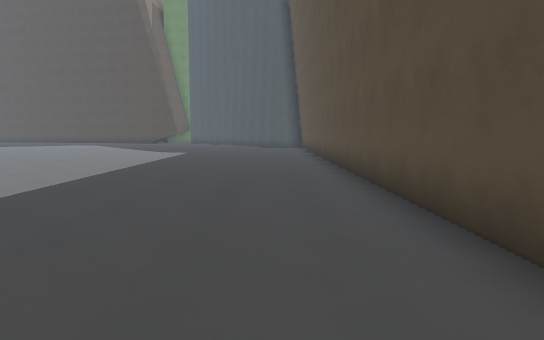
[1] (above)

23 first-person views from a walk through a Godot game level. The camera is 1.5 m above the floor, tilts 6° down and sees 75° across. The floor is counted in squares, 1.73 m on a side. Each view is taken from the middle of a square. On the plan, view 1 faces up. The plan holds only what a view shows up to about 12 squares ahead; the rest is blank. The place goes on beyond the plan.

[2]
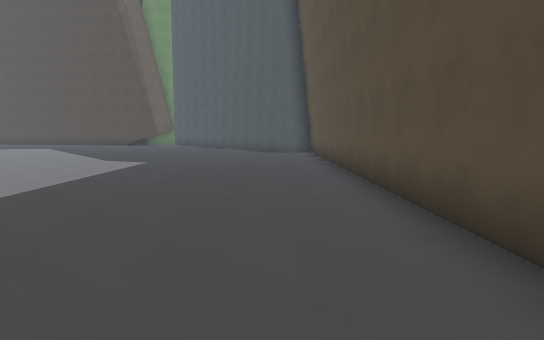

[3]
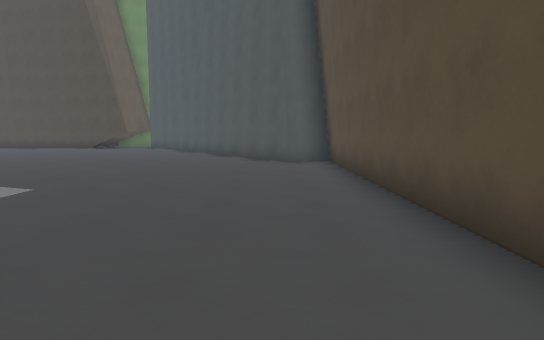

[4]
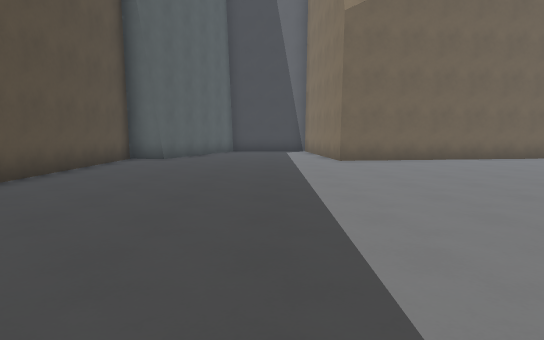

[5]
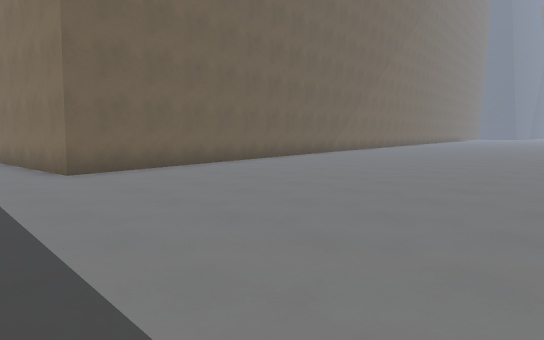

[6]
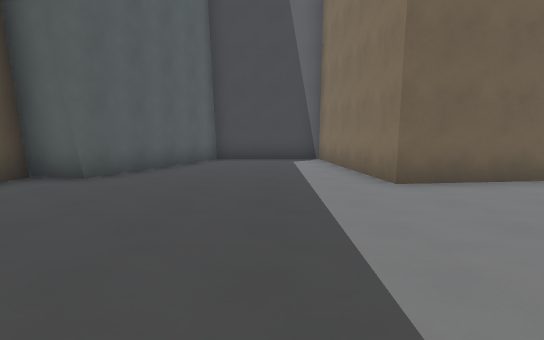

[7]
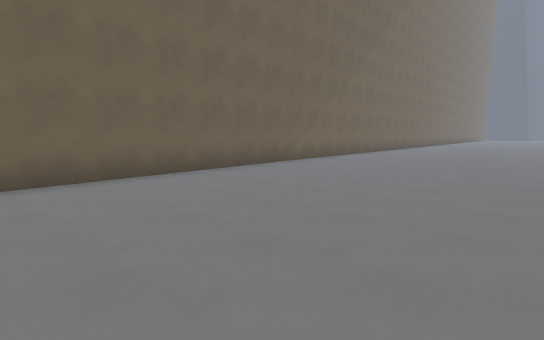

[8]
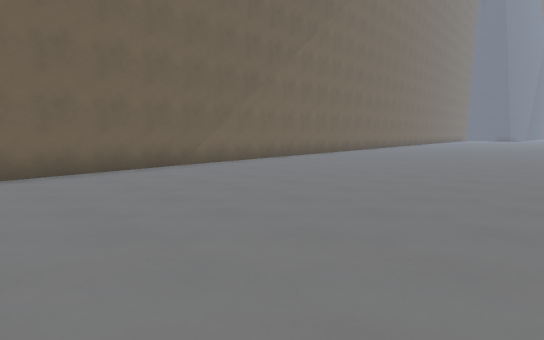

[9]
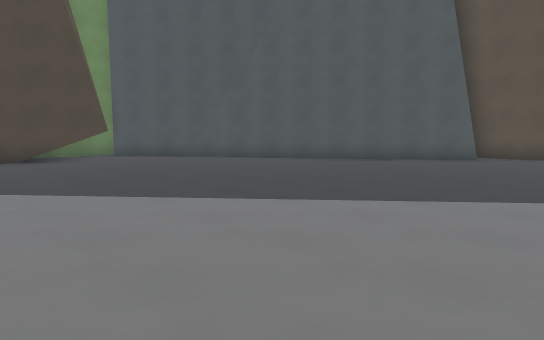

[10]
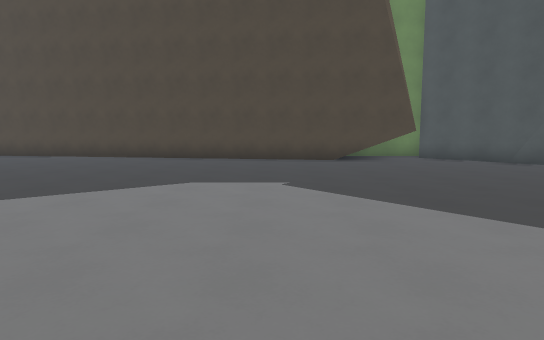

[11]
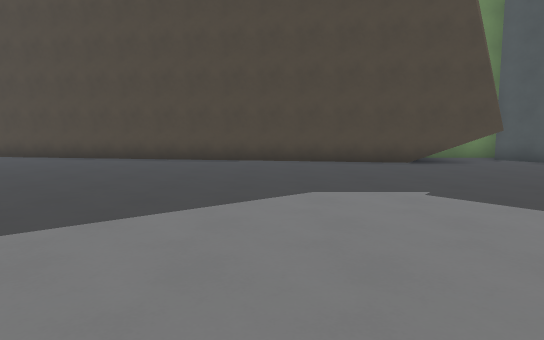

[12]
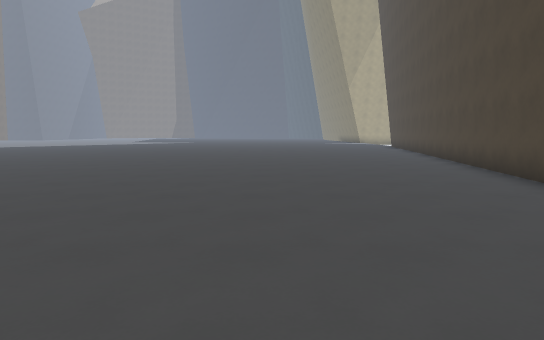

[13]
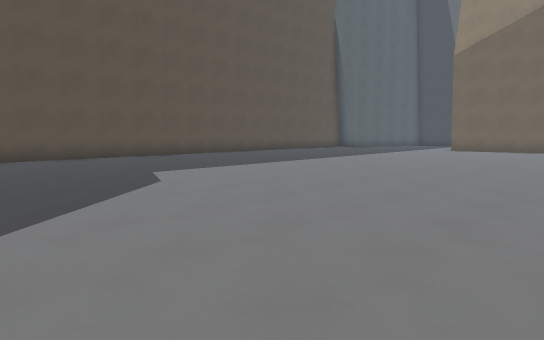

[14]
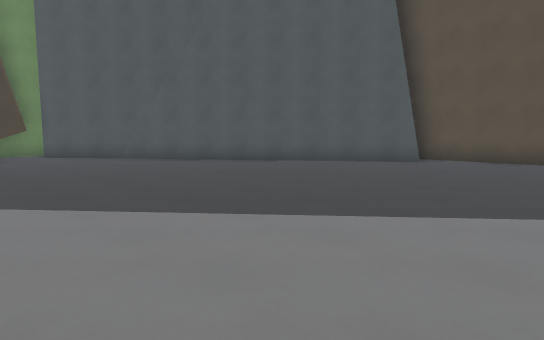

[15]
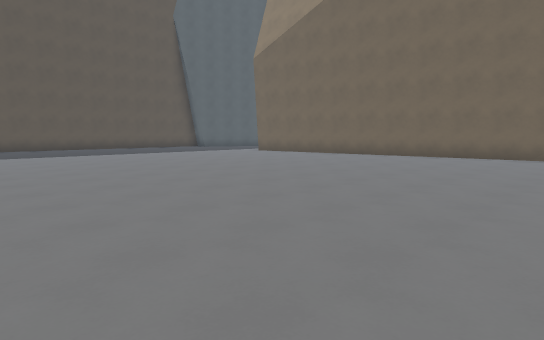

[16]
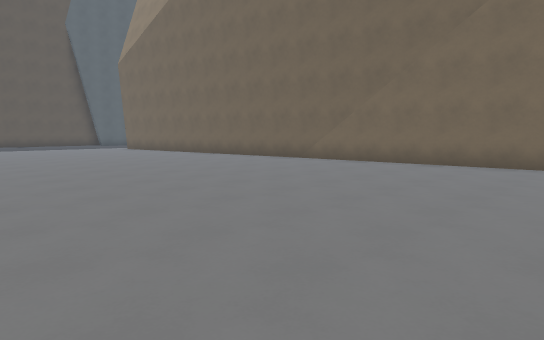

[17]
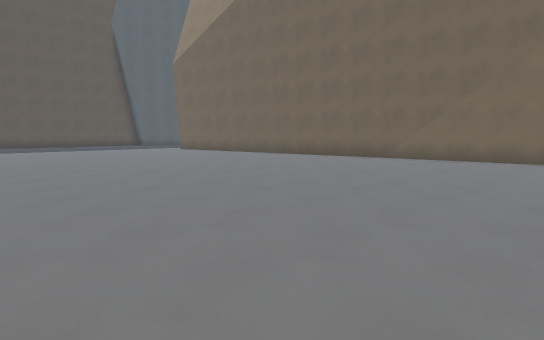

[18]
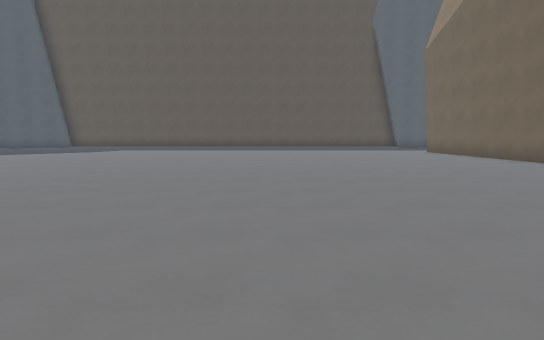

[19]
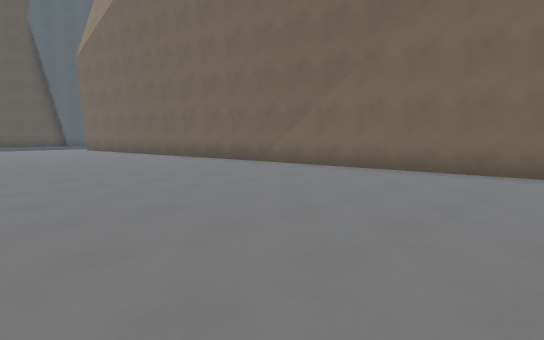

[20]
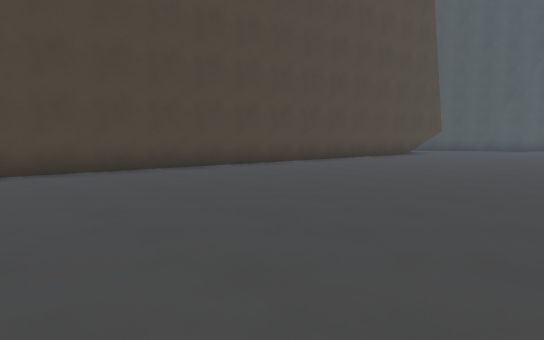

[21]
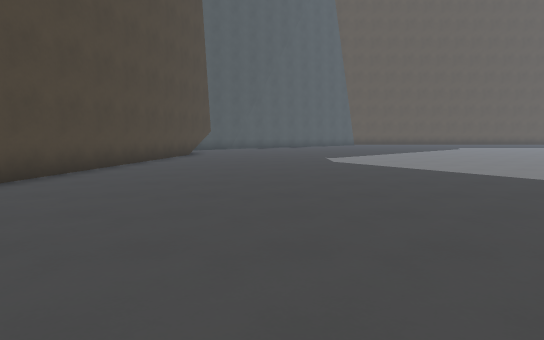

[22]
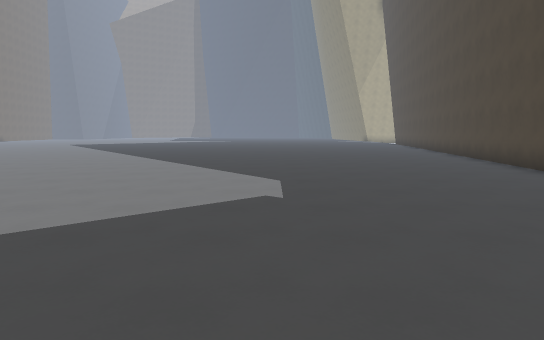

[23]
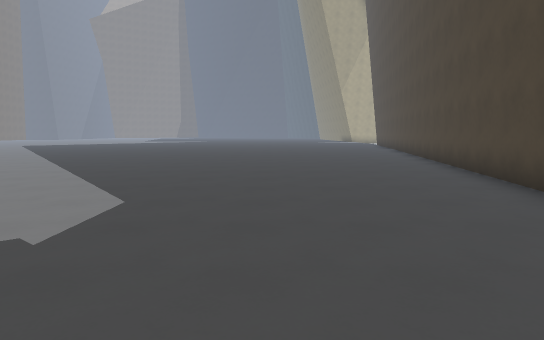

### Floor plan
Points are (right, up) in squares from view 1. A wall is a line through its corners. A room is listed if a view was taken in it or the views show most of it. See-through windows are left out.
Room 1 (views 1, 2, 3, 4, 5, 6, 7, 8, 9, 10, 11, 12, 13, 14, 15, 16, 17, 18, 19, 20, 21, 22, 23)
walls: (-7.6, 28.8) (-24.1, 31.7); (-23, -1.3) (-5.1, 1.1) (-4.5, -4.6) (-1.2, -4.6) (0.6, 0.4) (1.7, 0.2) (1.7, 21) (0.4, 20.4) (-6.7, 30.5)

Where each view was taken, in squares from view 1:
view 1: 0 up, 0 right, facing up
view 2: 5 up, 0 right, facing up
view 3: 10 up, 0 right, facing up
view 4: 12 up, 3 left, facing down
view 5: 9 up, 3 left, facing down-left
view 6: 7 up, 3 left, facing down
view 7: 7 up, 8 left, facing down-left
view 8: 8 up, 11 left, facing down-left
view 9: 17 up, 12 left, facing up-right
view 10: 18 up, 12 left, facing up
view 11: 19 up, 14 left, facing up
view 12: 26 up, 12 left, facing left
view 13: 19 up, 11 left, facing down-right
view 14: 16 up, 10 left, facing up-right
view 15: 13 up, 18 left, facing down-right
view 16: 9 up, 24 left, facing down-right
view 17: 11 up, 22 left, facing down-right
view 18: 8 up, 21 left, facing right
view 19: 7 up, 24 left, facing down-right
view 20: 23 up, 24 left, facing up-right
view 21: 26 up, 24 left, facing right
view 22: 24 up, 7 left, facing left
view 23: 26 up, 9 left, facing left
